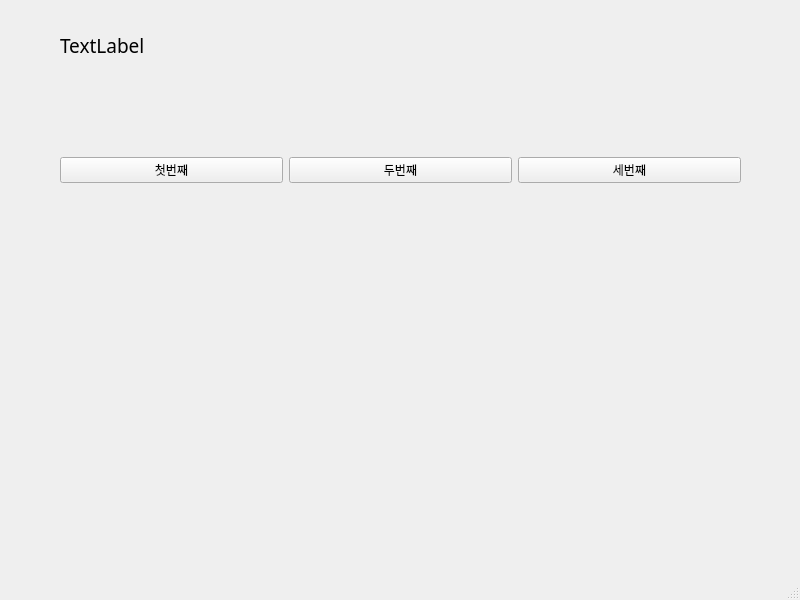
<?xml version="1.0" encoding="UTF-8"?>
<ui version="4.0">
 <class>MainWindow</class>
 <widget class="QMainWindow" name="MainWindow">
  <property name="geometry">
   <rect>
    <x>0</x>
    <y>0</y>
    <width>800</width>
    <height>600</height>
   </rect>
  </property>
  <property name="windowTitle">
   <string>MainWindow</string>
  </property>
  <widget class="QWidget" name="centralwidget">
   <widget class="QWidget" name="horizontalLayoutWidget">
    <property name="geometry">
     <rect>
      <x>60</x>
      <y>80</y>
      <width>681</width>
      <height>181</height>
     </rect>
    </property>
    <layout class="QHBoxLayout" name="horizontalLayout">
     <item>
      <widget class="QPushButton" name="pushButton">
       <property name="text">
        <string>첫번째</string>
       </property>
      </widget>
     </item>
     <item>
      <widget class="QPushButton" name="pushButton_2">
       <property name="text">
        <string>두번째</string>
       </property>
      </widget>
     </item>
     <item>
      <widget class="QPushButton" name="pushButton_3">
       <property name="text">
        <string>세번째</string>
       </property>
      </widget>
     </item>
    </layout>
   </widget>
   <widget class="QLabel" name="label">
    <property name="geometry">
     <rect>
      <x>60</x>
      <y>30</y>
      <width>671</width>
      <height>31</height>
     </rect>
    </property>
    <property name="font">
     <font>
      <family>맑은 고딕</family>
      <pointsize>14</pointsize>
     </font>
    </property>
    <property name="text">
     <string>TextLabel</string>
    </property>
   </widget>
  </widget>
  <widget class="QMenuBar" name="menubar">
   <property name="geometry">
    <rect>
     <x>0</x>
     <y>0</y>
     <width>800</width>
     <height>26</height>
    </rect>
   </property>
  </widget>
  <widget class="QStatusBar" name="statusbar"/>
 </widget>
 <resources/>
 <connections>
  <connection>
   <sender>pushButton</sender>
   <signal>clicked()</signal>
   <receiver>MainWindow</receiver>
   <slot>firstClick()</slot>
   <hints>
    <hint type="sourcelabel">
     <x>132</x>
     <y>203</y>
    </hint>
    <hint type="destinationlabel">
     <x>182</x>
     <y>277</y>
    </hint>
   </hints>
  </connection>
  <connection>
   <sender>pushButton_2</sender>
   <signal>clicked()</signal>
   <receiver>MainWindow</receiver>
   <slot>secondClick()</slot>
   <hints>
    <hint type="sourcelabel">
     <x>375</x>
     <y>197</y>
    </hint>
    <hint type="destinationlabel">
     <x>434</x>
     <y>260</y>
    </hint>
   </hints>
  </connection>
  <connection>
   <sender>pushButton_3</sender>
   <signal>clicked()</signal>
   <receiver>MainWindow</receiver>
   <slot>thirdClick()</slot>
   <hints>
    <hint type="sourcelabel">
     <x>580</x>
     <y>196</y>
    </hint>
    <hint type="destinationlabel">
     <x>676</x>
     <y>257</y>
    </hint>
   </hints>
  </connection>
 </connections>
 <slots>
  <slot>firstClick()</slot>
  <slot>secondClick()</slot>
  <slot>thirdClick()</slot>
 </slots>
</ui>
